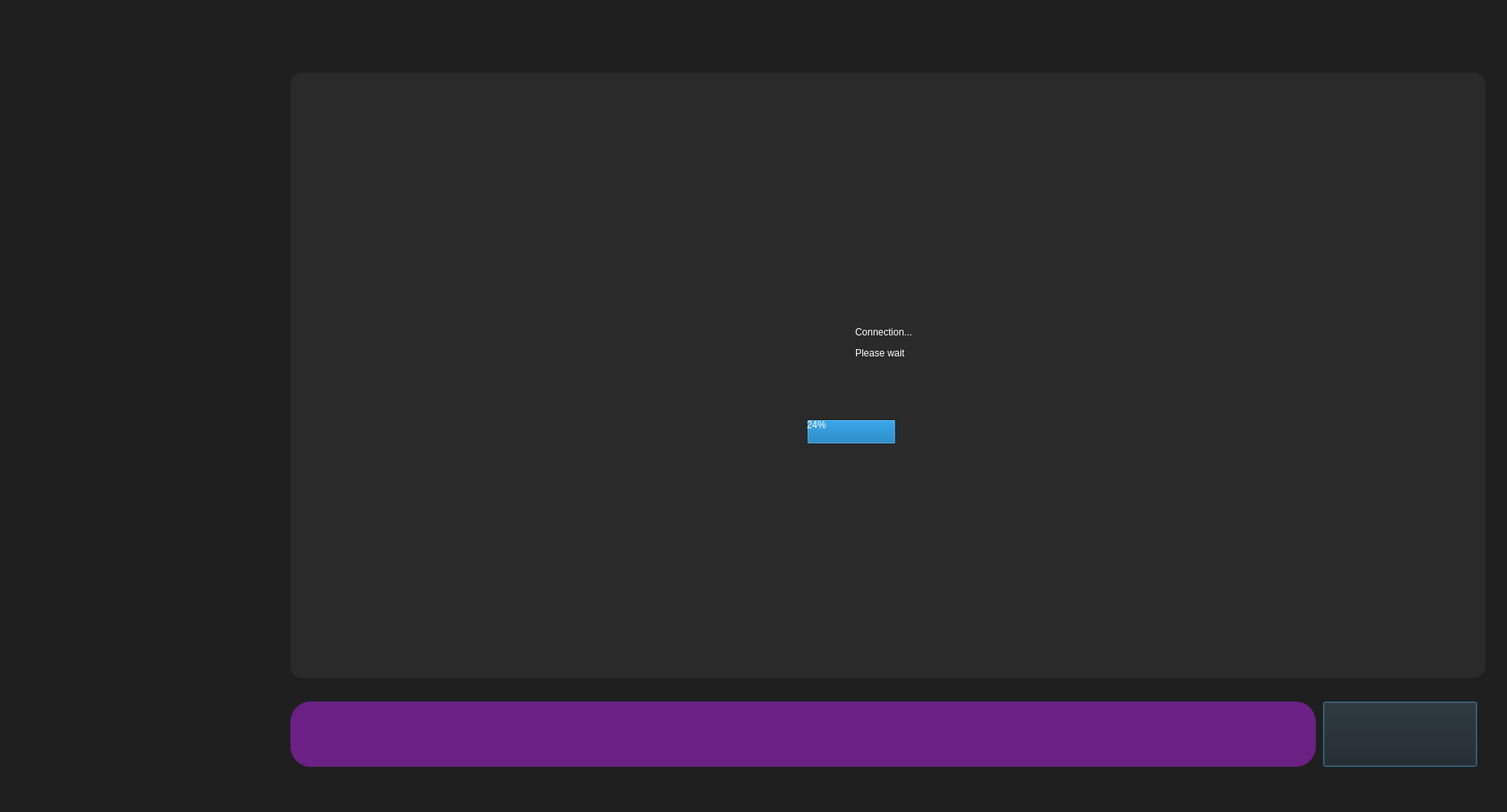
<?xml version="1.0" encoding="UTF-8"?>
<ui version="4.0">
 <class>ChatDialog</class>
 <widget class="QDialog" name="ChatDialog">
  <property name="geometry">
   <rect>
    <x>0</x>
    <y>0</y>
    <width>1868</width>
    <height>1007</height>
   </rect>
  </property>
  <property name="windowTitle">
   <string>Chat</string>
  </property>
  <property name="styleSheet">
   <string notr="true">background-color: rgb(31, 31, 31);
background-origin: content;
color: rgb(255, 255, 255);
font: 14pt &quot;Segoe UI&quot;;</string>
  </property>
  <property name="modal">
   <bool>false</bool>
  </property>
  <widget class="QLineEdit" name="lineEdit">
   <property name="geometry">
    <rect>
     <x>360</x>
     <y>870</y>
     <width>1271</width>
     <height>81</height>
    </rect>
   </property>
   <property name="styleSheet">
    <string notr="true">background-color: rgb(106, 33, 131);
color: rgb(255, 255, 255);
border-radius: 25px;
font: 16pt &quot;Segoe UI&quot;;</string>
   </property>
   <property name="text">
    <string/>
   </property>
   <property name="alignment">
    <set>Qt::AlignLeading|Qt::AlignLeft|Qt::AlignVCenter</set>
   </property>
   <property name="cursorMoveStyle">
    <enum>Qt::VisualMoveStyle</enum>
   </property>
  </widget>
  <widget class="QListWidget" name="listWidget">
   <property name="geometry">
    <rect>
     <x>40</x>
     <y>90</y>
     <width>300</width>
     <height>811</height>
    </rect>
   </property>
   <property name="minimumSize">
    <size>
     <width>300</width>
     <height>0</height>
    </size>
   </property>
   <property name="maximumSize">
    <size>
     <width>180</width>
     <height>16777215</height>
    </size>
   </property>
   <property name="focusPolicy">
    <enum>Qt::NoFocus</enum>
   </property>
   <property name="styleSheet">
    <string notr="true">font: 10pt &quot;Segoe UI Historic&quot;;
color: rgb(179, 179, 179);
background-color: rgb(31, 31, 31);
border-radius:15px;</string>
   </property>
  </widget>
  <widget class="QTextEdit" name="textEdit">
   <property name="geometry">
    <rect>
     <x>360</x>
     <y>90</y>
     <width>1481</width>
     <height>751</height>
    </rect>
   </property>
   <property name="focusPolicy">
    <enum>Qt::NoFocus</enum>
   </property>
   <property name="styleSheet">
    <string notr="true">background-color: rgb(42, 42, 42);
color: rgb(255, 255, 255);
border-radius:15px;
font: 16pt &quot;Segoe UI&quot;;</string>
   </property>
   <property name="readOnly">
    <bool>true</bool>
   </property>
  </widget>
  <widget class="QWidget" name="widget_3" native="true">
   <property name="geometry">
    <rect>
     <x>900</x>
     <y>380</y>
     <width>601</width>
     <height>211</height>
    </rect>
   </property>
   <property name="styleSheet">
    <string notr="true">background-color: rgb(42, 42, 42);
border-radius:10px;
font: 16pt &quot;Segoe UI Historic&quot;;
color: rgb(0, 0, 0);</string>
   </property>
   <widget class="QProgressBar" name="progressBar">
    <property name="geometry">
     <rect>
      <x>100</x>
      <y>140</y>
      <width>461</width>
      <height>31</height>
     </rect>
    </property>
    <property name="styleSheet">
     <string notr="true">background-color: rgb(42, 42, 42);
font: 16pt &quot;Segoe UI Historic&quot;;
color: rgb(255, 255, 255);
border-radius: 10px;</string>
    </property>
    <property name="value">
     <number>24</number>
    </property>
   </widget>
   <widget class="QLabel" name="label_5">
    <property name="geometry">
     <rect>
      <x>160</x>
      <y>0</y>
      <width>181</width>
      <height>91</height>
     </rect>
    </property>
    <property name="styleSheet">
     <string notr="true">color: rgb(255, 255, 255);</string>
    </property>
    <property name="text">
     <string>&lt;html&gt;&lt;head/&gt;&lt;body&gt;&lt;p&gt;Connection...&lt;/p&gt;&lt;p&gt;Please wait&lt;/p&gt;&lt;/body&gt;&lt;/html&gt;</string>
    </property>
   </widget>
  </widget>
  <widget class="QPushButton" name="sendMess">
   <property name="geometry">
    <rect>
     <x>1640</x>
     <y>870</y>
     <width>191</width>
     <height>81</height>
    </rect>
   </property>
   <property name="styleSheet">
    <string notr="true">background-color: rgba(31, 31, 31,0);</string>
   </property>
   <property name="text">
    <string/>
   </property>
   <property name="icon">
    <iconset>
     <normaloff>icons/airplane.png</normaloff>icons/airplane.png</iconset>
   </property>
   <property name="iconSize">
    <size>
     <width>210</width>
     <height>81</height>
    </size>
   </property>
  </widget>
  <zorder>textEdit</zorder>
  <zorder>lineEdit</zorder>
  <zorder>listWidget</zorder>
  <zorder>widget_3</zorder>
  <zorder>sendMess</zorder>
 </widget>
 <resources/>
 <connections/>
</ui>
